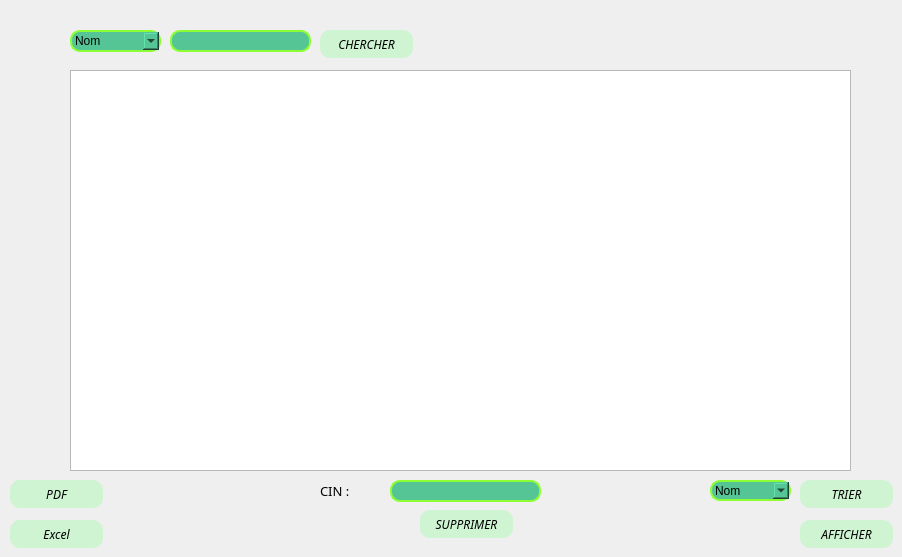
        <widget class="QWidget" name="tab_24">
         <attribute name="title">
          <string>Afficher</string>
         </attribute>
         <widget class="QTableView" name="geaffichage">
          <property name="geometry">
           <rect>
            <x>70</x>
            <y>70</y>
            <width>781</width>
            <height>401</height>
           </rect>
          </property>
         </widget>
         <widget class="QPushButton" name="geafficher">
          <property name="geometry">
           <rect>
            <x>800</x>
            <y>520</y>
            <width>93</width>
            <height>28</height>
           </rect>
          </property>
          <property name="font">
           <font>
            <family>Rockwell</family>
            <pointsize>9</pointsize>
            <italic>true</italic>
           </font>
          </property>
          <property name="styleSheet">
           <string notr="true">QPushButton {
background-color: rgb(207, 244, 210);
border-radius: 10px;
}


QPushButton:hover {
background-color: rgb(50, 157, 156);

}</string>
          </property>
          <property name="text">
           <string>AFFICHER</string>
          </property>
         </widget>
         <widget class="QPushButton" name="gePDF">
          <property name="geometry">
           <rect>
            <x>10</x>
            <y>480</y>
            <width>93</width>
            <height>28</height>
           </rect>
          </property>
          <property name="font">
           <font>
            <family>Rockwell</family>
            <pointsize>9</pointsize>
            <italic>true</italic>
           </font>
          </property>
          <property name="styleSheet">
           <string notr="true">QPushButton {
background-color: rgb(207, 244, 210);
border-radius: 10px;
}


QPushButton:hover {
background-color: rgb(50, 157, 156);

}</string>
          </property>
          <property name="text">
           <string>PDF</string>
          </property>
         </widget>
         <widget class="QPushButton" name="geExcel">
          <property name="geometry">
           <rect>
            <x>10</x>
            <y>520</y>
            <width>93</width>
            <height>28</height>
           </rect>
          </property>
          <property name="font">
           <font>
            <family>Rockwell</family>
            <pointsize>9</pointsize>
            <italic>true</italic>
           </font>
          </property>
          <property name="styleSheet">
           <string notr="true">QPushButton {
background-color: rgb(207, 244, 210);
border-radius: 10px;
}


QPushButton:hover {
background-color: rgb(50, 157, 156);

}</string>
          </property>
          <property name="text">
           <string>Excel</string>
          </property>
         </widget>
         <widget class="QPushButton" name="gechercher">
          <property name="geometry">
           <rect>
            <x>320</x>
            <y>30</y>
            <width>93</width>
            <height>28</height>
           </rect>
          </property>
          <property name="font">
           <font>
            <family>Rockwell</family>
            <pointsize>9</pointsize>
            <italic>true</italic>
           </font>
          </property>
          <property name="styleSheet">
           <string notr="true">QPushButton {
background-color: rgb(207, 244, 210);
border-radius: 10px;
}


QPushButton:hover {
background-color: rgb(50, 157, 156);

}</string>
          </property>
          <property name="text">
           <string>CHERCHER</string>
          </property>
         </widget>
         <widget class="QLineEdit" name="gesupp">
          <property name="geometry">
           <rect>
            <x>390</x>
            <y>480</y>
            <width>151</width>
            <height>22</height>
           </rect>
          </property>
          <property name="styleSheet">
           <string notr="true">border: 2px solid  rgb(139, 255, 51);
background-color: rgb(86, 197, 150);
border-radius: 10px;</string>
          </property>
         </widget>
         <widget class="QLineEdit" name="gerechText">
          <property name="geometry">
           <rect>
            <x>170</x>
            <y>30</y>
            <width>141</width>
            <height>22</height>
           </rect>
          </property>
          <property name="styleSheet">
           <string notr="true">border: 2px solid  rgb(139, 255, 51);
background-color: rgb(86, 197, 150);
border-radius: 10px;

</string>
          </property>
         </widget>
         <widget class="QComboBox" name="comboBox">
          <property name="geometry">
           <rect>
            <x>70</x>
            <y>30</y>
            <width>91</width>
            <height>22</height>
           </rect>
          </property>
          <property name="styleSheet">
           <string notr="true">border: 2px solid  rgb(139, 255, 51);
background-color: rgb(86, 197, 150);
border-radius: 10px;</string>
          </property>
          <item>
           <property name="text">
            <string>Nom</string>
           </property>
          </item>
          <item>
           <property name="text">
            <string>Departement</string>
           </property>
          </item>
          <item>
           <property name="text">
            <string>Poste</string>
           </property>
          </item>
         </widget>
         <widget class="QPushButton" name="gesupprimer">
          <property name="geometry">
           <rect>
            <x>420</x>
            <y>510</y>
            <width>93</width>
            <height>28</height>
           </rect>
          </property>
          <property name="font">
           <font>
            <family>Rockwell</family>
            <pointsize>9</pointsize>
            <italic>true</italic>
           </font>
          </property>
          <property name="styleSheet">
           <string notr="true">QPushButton {
background-color: rgb(207, 244, 210);
border-radius: 10px;
}


QPushButton:hover {
background-color: rgb(50, 157, 156);

}</string>
          </property>
          <property name="text">
           <string>SUPPRIMER</string>
          </property>
         </widget>
         <widget class="QLabel" name="label_63">
          <property name="geometry">
           <rect>
            <x>320</x>
            <y>480</y>
            <width>51</width>
            <height>21</height>
           </rect>
          </property>
          <property name="font">
           <font>
            <family>Rockwell</family>
            <pointsize>10</pointsize>
           </font>
          </property>
          <property name="text">
           <string>CIN :</string>
          </property>
         </widget>
         <widget class="QComboBox" name="comboBox_2">
          <property name="geometry">
           <rect>
            <x>710</x>
            <y>480</y>
            <width>81</width>
            <height>21</height>
           </rect>
          </property>
          <property name="styleSheet">
           <string notr="true">border: 2px solid  rgb(139, 255, 51);
background-color: rgb(86, 197, 150);
border-radius: 10px;</string>
          </property>
          <item>
           <property name="text">
            <string>Nom</string>
           </property>
          </item>
          <item>
           <property name="text">
            <string>Departement</string>
           </property>
          </item>
          <item>
           <property name="text">
            <string>Poste</string>
           </property>
          </item>
          <item>
           <property name="text">
            <string>Salaire</string>
           </property>
          </item>
         </widget>
         <widget class="QPushButton" name="getrier">
          <property name="geometry">
           <rect>
            <x>800</x>
            <y>480</y>
            <width>93</width>
            <height>28</height>
           </rect>
          </property>
          <property name="font">
           <font>
            <family>Rockwell</family>
            <pointsize>9</pointsize>
            <italic>true</italic>
           </font>
          </property>
          <property name="styleSheet">
           <string notr="true">QPushButton {
background-color: rgb(207, 244, 210);
border-radius: 10px;
}


QPushButton:hover {
background-color: rgb(50, 157, 156);

}</string>
          </property>
          <property name="text">
           <string>TRIER</string>
          </property>
         </widget>
        </widget>
